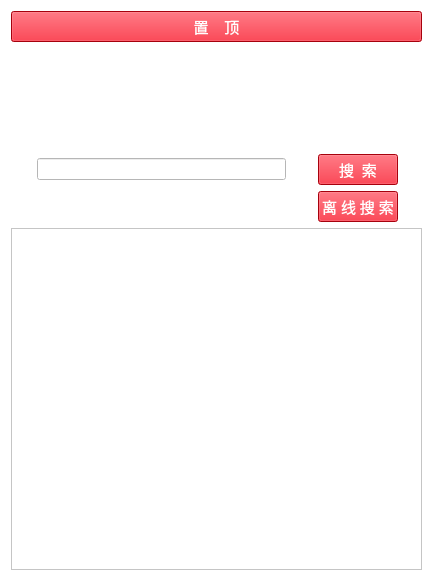
<?xml version="1.0" encoding="UTF-8"?>
<ui version="4.0">
 <class>XueXiQiangGuo</class>
 <widget class="QWidget" name="XueXiQiangGuo">
  <property name="geometry">
   <rect>
    <x>0</x>
    <y>0</y>
    <width>433</width>
    <height>581</height>
   </rect>
  </property>
  <property name="minimumSize">
   <size>
    <width>200</width>
    <height>400</height>
   </size>
  </property>
  <property name="windowTitle">
   <string>学习强国搜题神器</string>
  </property>
  <property name="windowIcon">
   <iconset resource="pic.qrc">
    <normaloff>:/新前缀/pic/touxiang.jpg</normaloff>:/新前缀/pic/touxiang.jpg</iconset>
  </property>
  <property name="autoFillBackground">
   <bool>false</bool>
  </property>
  <property name="styleSheet">
   <string notr="true">background-color: rgb(255, 255, 255);</string>
  </property>
  <layout class="QGridLayout" name="gridLayout_2">
   <item row="0" column="0">
    <layout class="QGridLayout" name="gridLayout">
     <item row="2" column="1">
      <widget class="QLineEdit" name="LineEdit">
       <property name="minimumSize">
        <size>
         <width>0</width>
         <height>0</height>
        </size>
       </property>
       <property name="styleSheet">
        <string notr="true">gridline-color: rgb(232, 2, 17);</string>
       </property>
      </widget>
     </item>
     <item row="2" column="0">
      <spacer name="horizontalSpacer_2">
       <property name="orientation">
        <enum>Qt::Horizontal</enum>
       </property>
       <property name="sizeType">
        <enum>QSizePolicy::Fixed</enum>
       </property>
       <property name="sizeHint" stdset="0">
        <size>
         <width>20</width>
         <height>20</height>
        </size>
       </property>
      </spacer>
     </item>
     <item row="4" column="3">
      <widget class="QPushButton" name="OffFindButton">
       <property name="font">
        <font>
         <family>黑体</family>
         <pointsize>11</pointsize>
        </font>
       </property>
       <property name="styleSheet">
        <string notr="true">background-color: rgb(233, 1, 18);
color: rgb(255, 255, 255);</string>
       </property>
       <property name="text">
        <string>离 线 搜 索</string>
       </property>
      </widget>
     </item>
     <item row="1" column="0" colspan="5">
      <widget class="QLabel" name="label">
       <property name="minimumSize">
        <size>
         <width>200</width>
         <height>100</height>
        </size>
       </property>
       <property name="styleSheet">
        <string notr="true">image: url(:/新前缀/pic/OIP.jpg);</string>
       </property>
       <property name="text">
        <string/>
       </property>
      </widget>
     </item>
     <item row="6" column="0" colspan="5">
      <widget class="QTextBrowser" name="textBrowser">
       <property name="minimumSize">
        <size>
         <width>0</width>
         <height>0</height>
        </size>
       </property>
      </widget>
     </item>
     <item row="0" column="0" colspan="5">
      <widget class="QPushButton" name="TopBtn">
       <property name="font">
        <font>
         <family>黑体</family>
         <pointsize>11</pointsize>
        </font>
       </property>
       <property name="styleSheet">
        <string notr="true">background-color: rgb(233, 1, 18);
color: rgb(255, 255, 255);</string>
       </property>
       <property name="text">
        <string>置    顶</string>
       </property>
      </widget>
     </item>
     <item row="4" column="1">
      <spacer name="verticalSpacer">
       <property name="orientation">
        <enum>Qt::Vertical</enum>
       </property>
       <property name="sizeType">
        <enum>QSizePolicy::Fixed</enum>
       </property>
       <property name="sizeHint" stdset="0">
        <size>
         <width>13</width>
         <height>25</height>
        </size>
       </property>
      </spacer>
     </item>
     <item row="2" column="2">
      <spacer name="horizontalSpacer">
       <property name="orientation">
        <enum>Qt::Horizontal</enum>
       </property>
       <property name="sizeType">
        <enum>QSizePolicy::Fixed</enum>
       </property>
       <property name="sizeHint" stdset="0">
        <size>
         <width>20</width>
         <height>20</height>
        </size>
       </property>
      </spacer>
     </item>
     <item row="2" column="3">
      <widget class="QPushButton" name="FindBtn">
       <property name="enabled">
        <bool>true</bool>
       </property>
       <property name="minimumSize">
        <size>
         <width>70</width>
         <height>0</height>
        </size>
       </property>
       <property name="font">
        <font>
         <family>黑体</family>
         <pointsize>11</pointsize>
        </font>
       </property>
       <property name="styleSheet">
        <string notr="true">background-color: rgb(233, 1, 18);
color: rgb(255, 255, 255);</string>
       </property>
       <property name="text">
        <string>搜  索</string>
       </property>
      </widget>
     </item>
     <item row="2" column="4">
      <spacer name="horizontalSpacer_3">
       <property name="orientation">
        <enum>Qt::Horizontal</enum>
       </property>
       <property name="sizeType">
        <enum>QSizePolicy::Fixed</enum>
       </property>
       <property name="sizeHint" stdset="0">
        <size>
         <width>18</width>
         <height>13</height>
        </size>
       </property>
      </spacer>
     </item>
    </layout>
   </item>
  </layout>
 </widget>
 <resources>
  <include location="pic.qrc"/>
 </resources>
 <connections/>
</ui>
